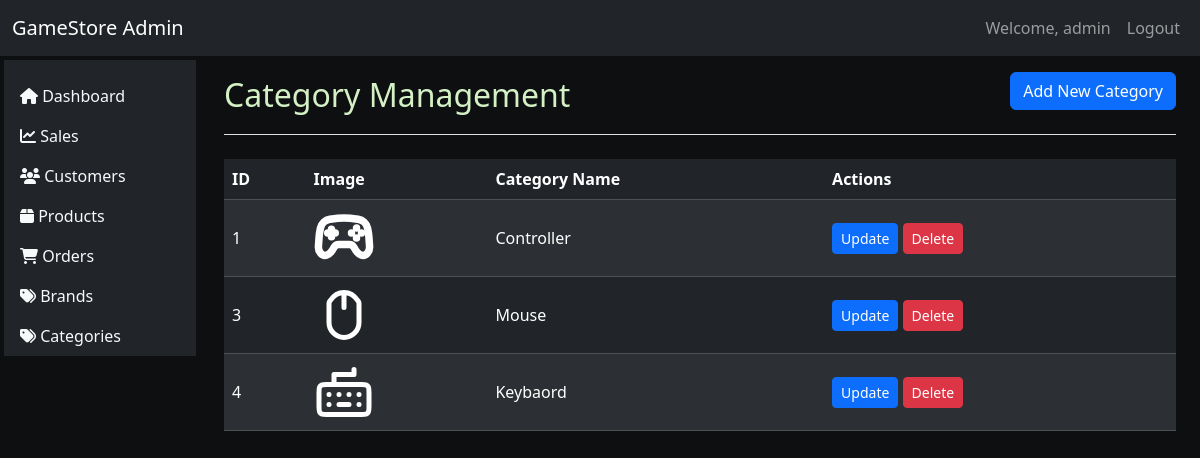
Screenshot of /admin/category.php (signed in) with the database file from the repository.
### tables this page shows
CREATE TABLE `categories` (
  `id` int(11) NOT NULL,
  `category_name` varchar(40) NOT NULL,
  `category_image` text NOT NULL
);

### app/php/admin/category/functions.php (called while the page is built, shortened)
<?php
function getAllCategories()
{
    global $connect;
    try {
        $sql = "SELECT * FROM categories";
        $stmt = $connect->prepare($sql);
        $stmt->execute();
        return $stmt->fetchAll(PDO::FETCH_ASSOC);
    } catch (PDOException $e) {
        error_log("Error getting all categories: " . $e->getMessage());
        return false;
    }
}

### admin/category.php (the view, shortened to what this page needs)
<?php
include "../app/php/config/config.php";
include "../app/php/admin/category/functions.php";
$categories = getAllCategories();
include "../components/admin/app.php";
?>
<div class="container-fluid">
    <div class="row">
        <div class="col-md-2 p-1 sidebar">
            <?php include "../components/admin/sidebar.php"; ?>
        </div>
        <main role="main" class="col-md-10 ml-sm-auto px-4">
            <div class="d-flex justify-content-between flex-wrap flex-md-nowrap align-items-center pt-3 pb-2 mb-3 border-bottom">
                <h2>Category Management</h2>
                <button type="button" class="btn btn-primary mb-3" data-bs-toggle="modal" data-bs-target="#addCategoryModal">
                    Add New Category
                </button>
            </div>
            <div class="table-responsive">
                <table class="table table-dark table-striped">
                    <thead>
                        <tr>
                            <th>ID</th>
                            <th>Image</th>
                            <th>Category Name</th>
                            <th>Actions</th>
                        </tr>
                    </thead>
                    <tbody>
                        <?php foreach ($categories as $category): ?>
                            <tr>
                                <td><?php echo $category['id']; ?></td>
                                <td>
                                    <?php if ($category['category_image']): ?>
                                    <img src="../public/categories/<?php echo $category['category_image']; ?>"
                                        alt="<?php echo $category['category_name']; ?>"
                                        style="width: 60px; object-fit: contain;">
                                    <?php else: ?>
                                    <span>No image</span>
                                    <?php endif; ?>
                                </td>
                                <td><?php echo $category['category_name']; ?></td>
                                <td>
                                    <button type="button" class="btn btn-primary btn-sm"
                                        data-bs-toggle="modal"
                                        data-bs-target="#updateCategoryModal"
                                        data-id="<?php echo $category['id']; ?>"
                                        data-name="<?php echo htmlspecialchars($category['category_name']); ?>"
                                        data-image="<?php echo $category['category_image']; ?>">
                                        Update
                                    </button>
                                    <form method="POST" action="<?php echo htmlspecialchars($_SERVER['PHP_SELF']); ?>" style="display: inline;">
                                        <button type="submit" name="delete_category" class="btn btn-danger btn-sm">Delete</button>
                                    </form>
                                </td>
                            </tr>
                        <?php endforeach; ?>
                    </tbody>
                </table>
            </div>
        </main>
    </div>
</div>
<?php include "../components/admin/footer.php"; ?>

### components/admin/app.php (style rules this page uses)
table td { vertical-align: middle; }
body { background-color: #0e0f11; color: #d4f1c5; font-family: 'Segoe UI', Tahoma, Geneva, Verdana, sans-serif; }

### rows the page displays
categories: id "1", category_image (picture), category_name "Controller"
categories: id "3", category_image (picture), category_name "Mouse"
categories: id "4", category_image (picture), category_name "Keybaord"

### other values shown
$_SESSION["username"] "admin"
